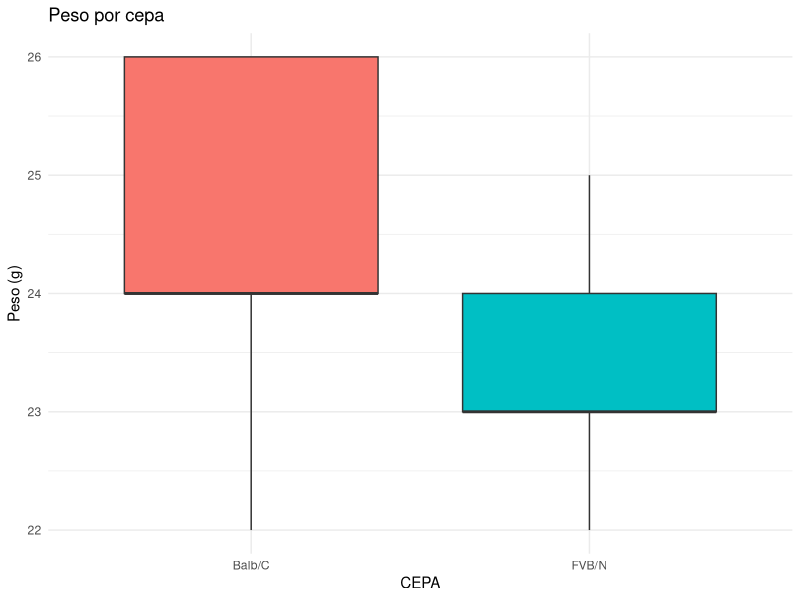
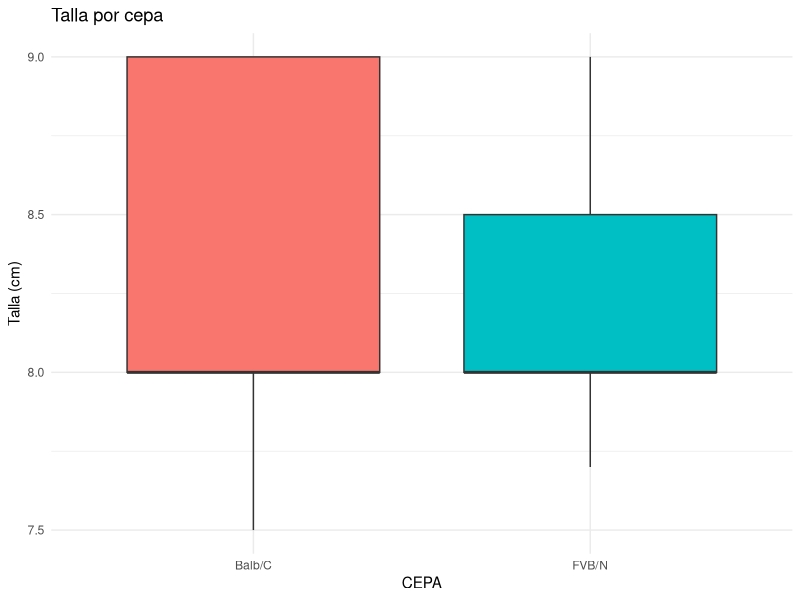
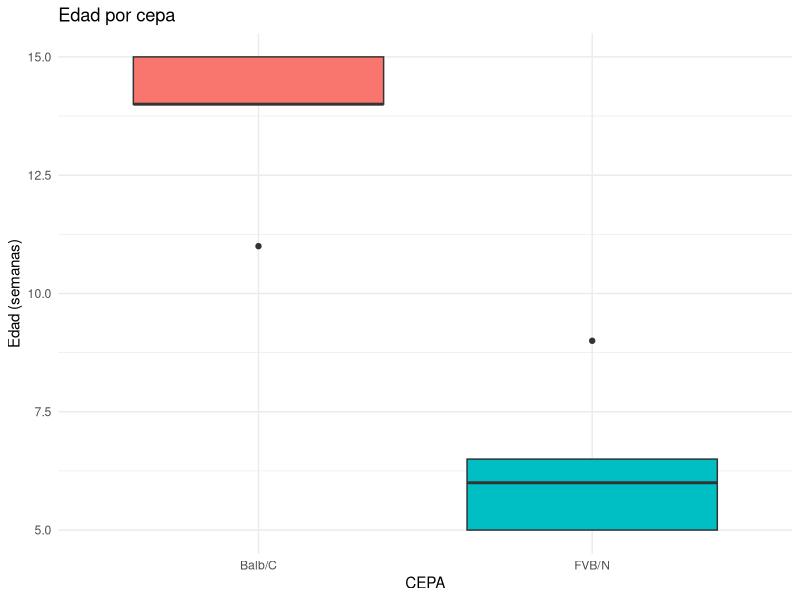
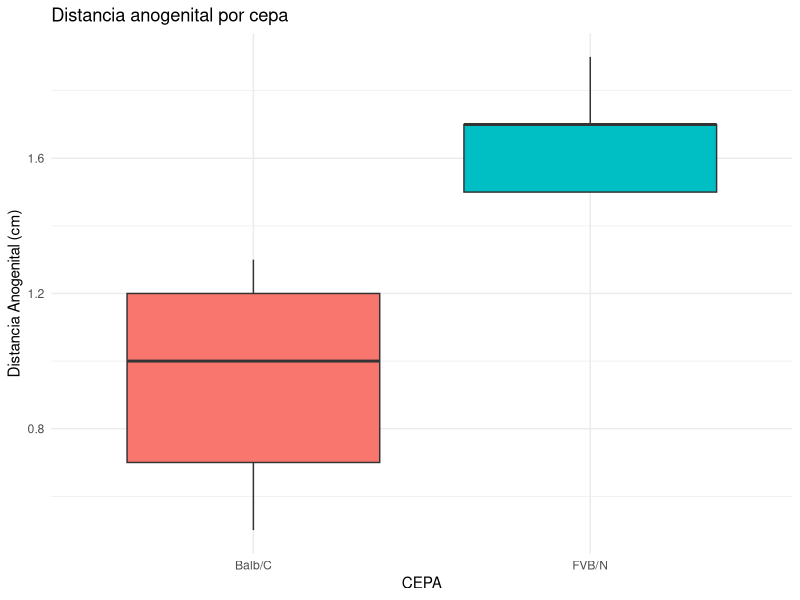
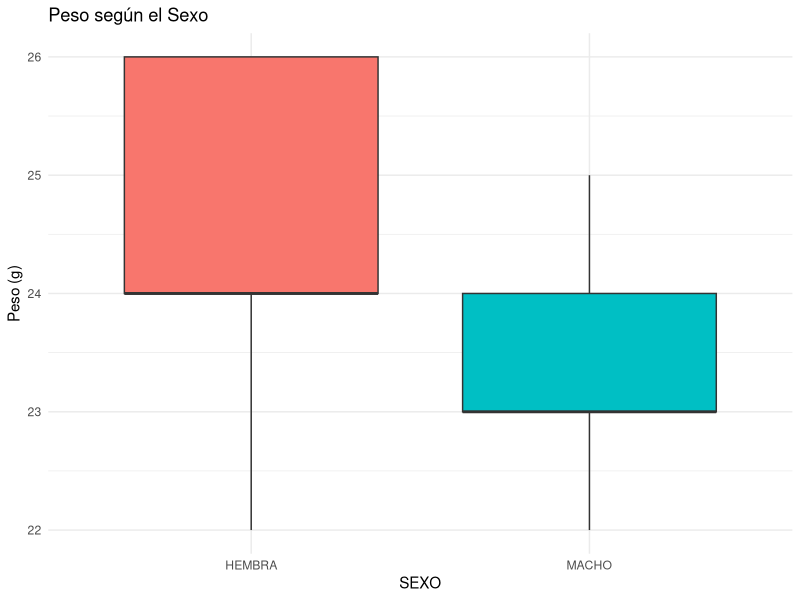
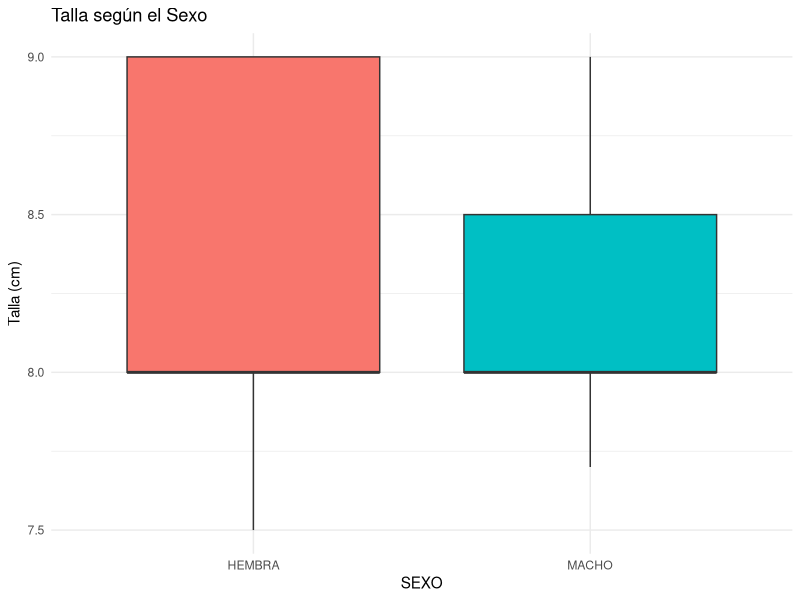
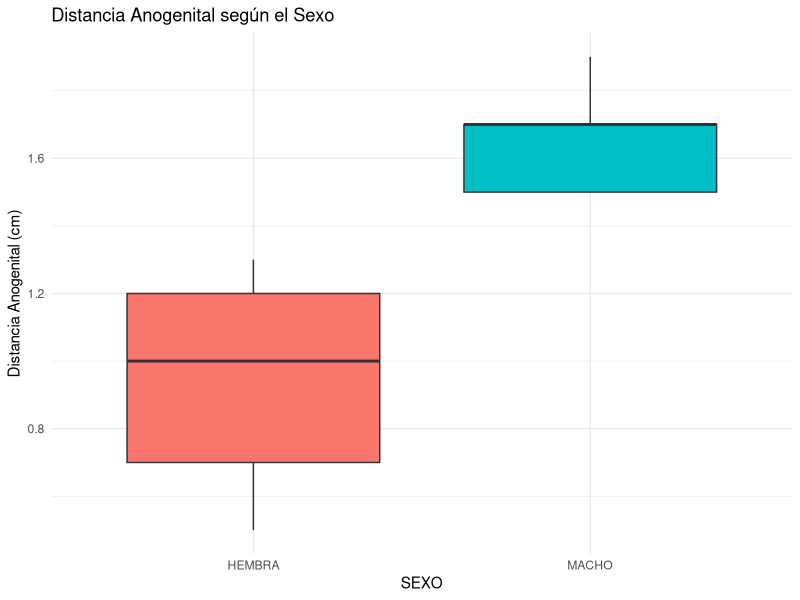
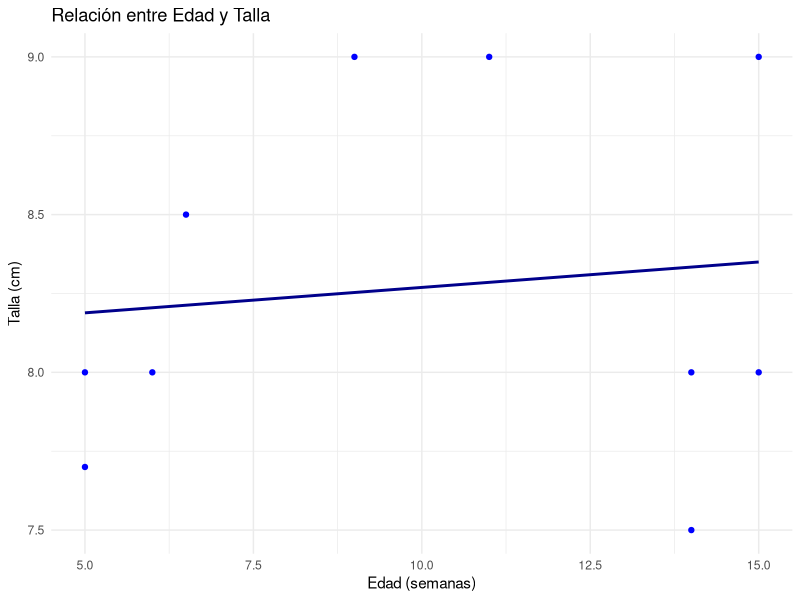

Write R code to recreate these figures, in order.
# Cargar paquetes
library(ggplot2)
library(dplyr)

# Definir los datos
datos <- data.frame(
  RATON = 1:10,
  CEPA = c("FVB/N", "FVB/N", "FVB/N", "FVB/N", "FVB/N", "Balb/C", "Balb/C", "Balb/C", "Balb/C", "Balb/C"),
  PESO = c(22, 24, 23, 25, 23, 26, 24, 26, 22, 24),
  TALLA = c(9, 8, 8, 8.5, 7.7, 8, 8, 9, 9, 7.5),
  EDAD = c(9, 6, 5, 6.5, 5, 15, 14, 15, 11, 14),
  DISTANCIA_ANOGENITAL = c(1.5, 1.7, 1.9, 1.7, 1.5, 0.7, 1.0, 0.5, 1.2, 1.3),
  SEXO = c("MACHO", "MACHO", "MACHO", "MACHO", "MACHO", "HEMBRA", "HEMBRA", "HEMBRA", "HEMBRA", "HEMBRA")
)

# Pregunta 1: ¿Existen diferencias entre las características de los individuos independientemente del sexo?

# ANOVA por cepa
anova_peso <- aov(PESO ~ CEPA, data = datos)
anova_talla <- aov(TALLA ~ CEPA, data = datos)
anova_edad <- aov(EDAD ~ CEPA, data = datos)
anova_distancia <- aov(DISTANCIA_ANOGENITAL ~ CEPA, data = datos)

summary(anova_peso)
summary(anova_talla)
summary(anova_edad)
summary(anova_distancia)

# Gráficos para cada característica por cepa
ggplot(datos, aes(x = CEPA, y = PESO)) +
  geom_boxplot(aes(fill = CEPA)) +
  theme_minimal() +
  labs(title = "Peso por cepa", y = "Peso (g)") +
  theme(legend.position = "none")

ggplot(datos, aes(x = CEPA, y = TALLA)) +
  geom_boxplot(aes(fill = CEPA)) +
  theme_minimal() +
  labs(title = "Talla por cepa", y = "Talla (cm)") +
  theme(legend.position = "none")

ggplot(datos, aes(x = CEPA, y = EDAD)) +
  geom_boxplot(aes(fill = CEPA)) +
  theme_minimal() +
  labs(title = "Edad por cepa", y = "Edad (semanas)") +
  theme(legend.position = "none")

ggplot(datos, aes(x = CEPA, y = DISTANCIA_ANOGENITAL)) +
  geom_boxplot(aes(fill = CEPA)) +
  theme_minimal() +
  labs(title = "Distancia anogenital por cepa", y = "Distancia Anogenital (cm)") +
  theme(legend.position = "none")

# Pregunta 2: ¿Existen diferencias entre las características de los ratones dependientes del sexo?

# Pruebas t-student por sexo
t_peso <- t.test(PESO ~ SEXO, data = datos)
t_talla <- t.test(TALLA ~ SEXO, data = datos)
t_edad <- t.test(EDAD ~ SEXO, data = datos)
t_distancia <- t.test(DISTANCIA_ANOGENITAL ~ SEXO, data = datos)

t_peso
t_talla
t_edad
t_distancia

# Gráficos de comparación entre sexos
ggplot(datos, aes(x = SEXO, y = PESO, fill = SEXO)) +
  geom_boxplot() +
  labs(title = "Peso según el Sexo", y = "Peso (g)") +
  theme_minimal() +
  theme(legend.position = "none")

ggplot(datos, aes(x = SEXO, y = TALLA, fill = SEXO)) +
  geom_boxplot() +
  labs(title = "Talla según el Sexo", y = "Talla (cm)") +
  theme_minimal() +
  theme(legend.position = "none")

ggplot(datos, aes(x = SEXO, y = DISTANCIA_ANOGENITAL, fill = SEXO)) +
  geom_boxplot() +
  labs(title = "Distancia Anogenital según el Sexo", y = "Distancia Anogenital (cm)") +
  theme_minimal() +
  theme(legend.position = "none")


# Pregunta 4: ¿La edad de los ratones correlaciona con su talla y peso?

# Correlaciones
cor_edad_talla <- cor(datos$EDAD, datos$TALLA)
cor_edad_peso <- cor(datos$EDAD, datos$PESO)

cat("Correlación entre Edad y Talla:", cor_edad_talla, "\n")
cat("Correlación entre Edad y Peso:", cor_edad_peso, "\n")

# Gráfico de dispersión con líneas de regresión para edad y talla/peso
ggplot(datos, aes(x = EDAD, y = TALLA)) +
  geom_point(color = "blue") +
  geom_smooth(method = "lm", se = FALSE, color = "darkblue") +
  labs(title = "Relación entre Edad y Talla", x = "Edad (semanas)", y = "Talla (cm)") +
  theme_minimal()

ggplot(datos, aes(x = EDAD, y = PESO)) +
  geom_point(color = "darkgreen") +
  geom_smooth(method = "lm", se = FALSE, color = "green") +
  labs(title = "Relación entre Edad y Peso", x = "Edad (semanas)", y = "Peso (g)") +
  theme_minimal()

